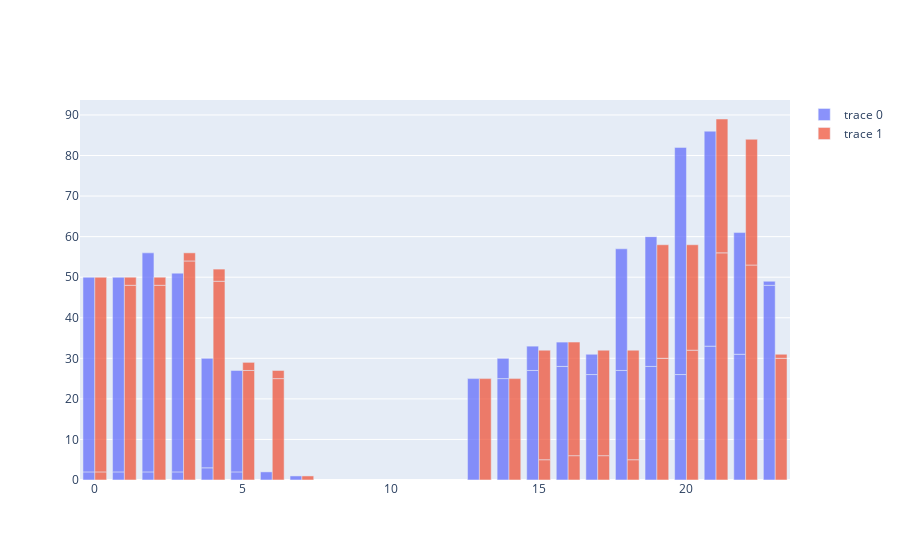

The cell this chart's notebook holds for it:
### Code cell
fig = go.Figure()
fig.add_trace(go.Bar(x=df["start_time"], y=df["size"]))
fig.add_trace(go.Bar(x=df["end_time"], y=df["size"]))

# Overlay both histograms
# fig.update_layout(barmode='overlay')
# Reduce opacity to see both histograms
fig.update_traces(opacity=0.75)
fig.show()

### Figure 1 — Plotly figure (JSON) as saved in the notebook; plotly's stock layout.template omitted (floating-point values rounded to 4 significant figures)
{"data": [{"x": [0, 0, 1, 1, 2, 2, 3, 3, 4, 4, 5, 5, 6, 7, 13, 14, 14, 15, 15, 16, 16, 17, 17, 18, 18, 19, 19, 20, 20, 21, 21, 22, 22, 23, 23], "y": [2, 48, 2, 48, 2, 54, 2, 49, 3, 27, 2, 25, 2, 1, 25, 25, 5, 27, 6, 28, 6, 26, 5, 27, 30, 28, 32, 26, 56, 33, 53, 31, 30, 48, 1], "type": "bar", "opacity": 0.75}, {"x": [0, 1, 1, 2, 2, 3, 3, 4, 4, 5, 5, 6, 6, 7, 13, 14, 15, 15, 16, 16, 17, 17, 18, 18, 19, 19, 20, 20, 21, 21, 22, 22, 23, 0, 23], "y": [2, 48, 2, 48, 2, 54, 2, 49, 3, 27, 2, 25, 2, 1, 25, 25, 5, 27, 6, 28, 6, 26, 5, 27, 30, 28, 32, 26, 56, 33, 53, 31, 30, 48, 1], "type": "bar", "opacity": 0.75}], "layout": {}}
